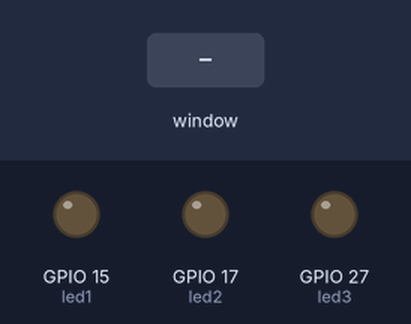
A program run on a simulated Raspberry Pi (BCM pin numbers). On the bench: output pins drawn as LEDs (lit = HIGH). The inputs (shaded band) are chosen by the test bench. The desktop window is not drawn, its controls go by their first labels and the mouse button is held 0.15 s. At 5.8 s the program stops and its outputs stay as they are.

Above: at 1.2 s.
1.3 s: control labelled "Red" in the window clicked
At 2.1 s:
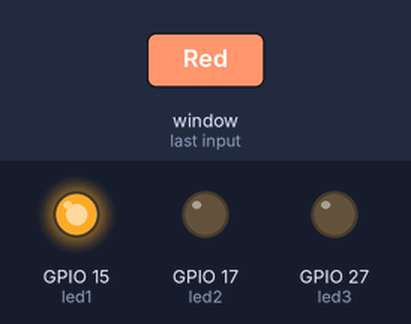
2.8 s: control labelled "Blue" in the window clicked
At 3.3 s:
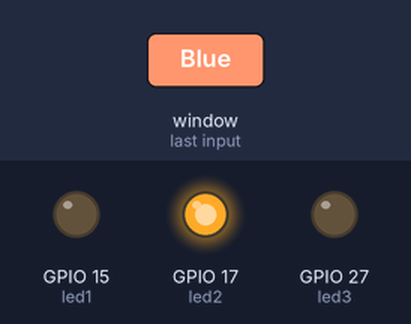
4.3 s: control labelled "Green" in the window clicked
At 5.5 s:
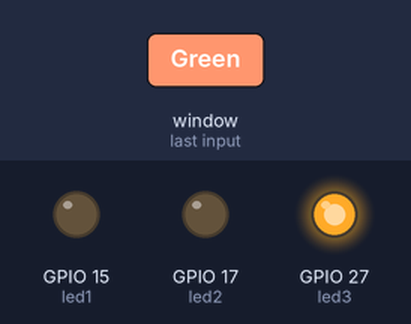
5.8 s: control labelled "Exit" in the window clicked
At 6.7 s:
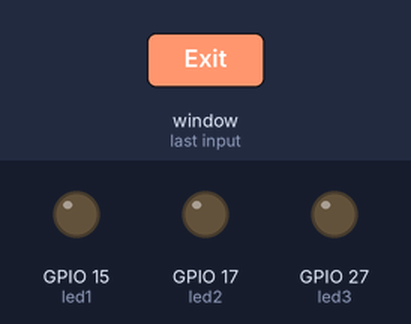
Timing chart, 0 to 7.3 s (numbered marks = the images above; inputs shaded):
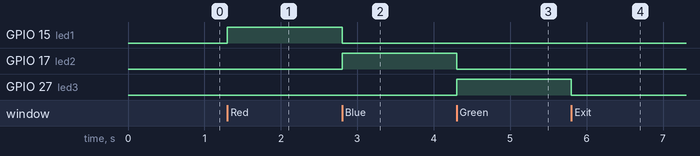

Measured:
- after the input at 1.3 s, GPIO 15 (led1): LOW → HIGH at once
- after the input at 2.8 s, GPIO 15 (led1): HIGH → LOW at once; GPIO 17 (led2): LOW → HIGH at once
- after the input at 4.3 s, GPIO 17 (led2): HIGH → LOW at once; GPIO 27 (led3): LOW → HIGH at once
- after the input at 5.8 s, GPIO 27 (led3): HIGH → LOW at once

The program:

Blink.py
```python
from tkinter import *
import tkinter.font as FONT
from gpiozero import LED
import RPi.GPIO as GPIO

GPIO.setmode(GPIO.BCM) # Set the GPIO mode to use BCM numbering

# Initialisation of LEDs
led1 = LED(15)
led2 = LED(17)
led3 = LED(27)

# Create a Tkinter window
root = Tk()
root.title("LED Toggler")

# Set the window size
root.geometry("400x200")  # Width x Height

# Define a custom font for the buttons
myFont = FONT.Font(family='Helvetica', size=14, weight="bold")

# Function to toggle the LEDs and update button colors
def led_toggle(led, button, other_leds):
    # Turn off all LEDs except the selected one
    for other_led in other_leds:
        other_led.off()
    # Toggle the selected LED
    led.toggle()
    # Update button colors
    for l, b in led_buttons.items():
        if l.is_lit:
            b.config(bg=led_color_map.get(l, 'gray'))
        else:
            b.config(bg='gray')

# Create buttons for Red, Blue, and Green LEDs
led_color_map = {
    led1: 'red',
    led2: 'blue',
    led3: 'green'
}

led_buttons = {
    led1: Radiobutton(root, text="Red", font=myFont, bg='gray', command=lambda: led_toggle(led1, led_buttons[led1], [led2, led3])),
    led2: Radiobutton(root, text="Blue", font=myFont, bg='gray', command=lambda: led_toggle(led2, led_buttons[led2], [led1, led3])),
    led3: Radiobutton(root, text="Green", font=myFont, bg='gray', command=lambda: led_toggle(led3, led_buttons[led3], [led1, led2]))
}

# Grid layout for LED buttons
for led, button in led_buttons.items():
    button.grid(row=0, column=list(led_buttons.keys()).index(led), padx=10, pady=10)

# Function to clean up GPIO pins when the window is closed
def close():
    GPIO.cleanup()
    root.destroy()

# Create an Exit button
exit_button = Button(root, text="Exit", command=close)
exit_button.grid(row=1, column=1, pady=20)

# Handle window close event
root.protocol("WM_DELETE_WINDOW", close)

# Start the Tkinter main loop
root.mainloop()
```
